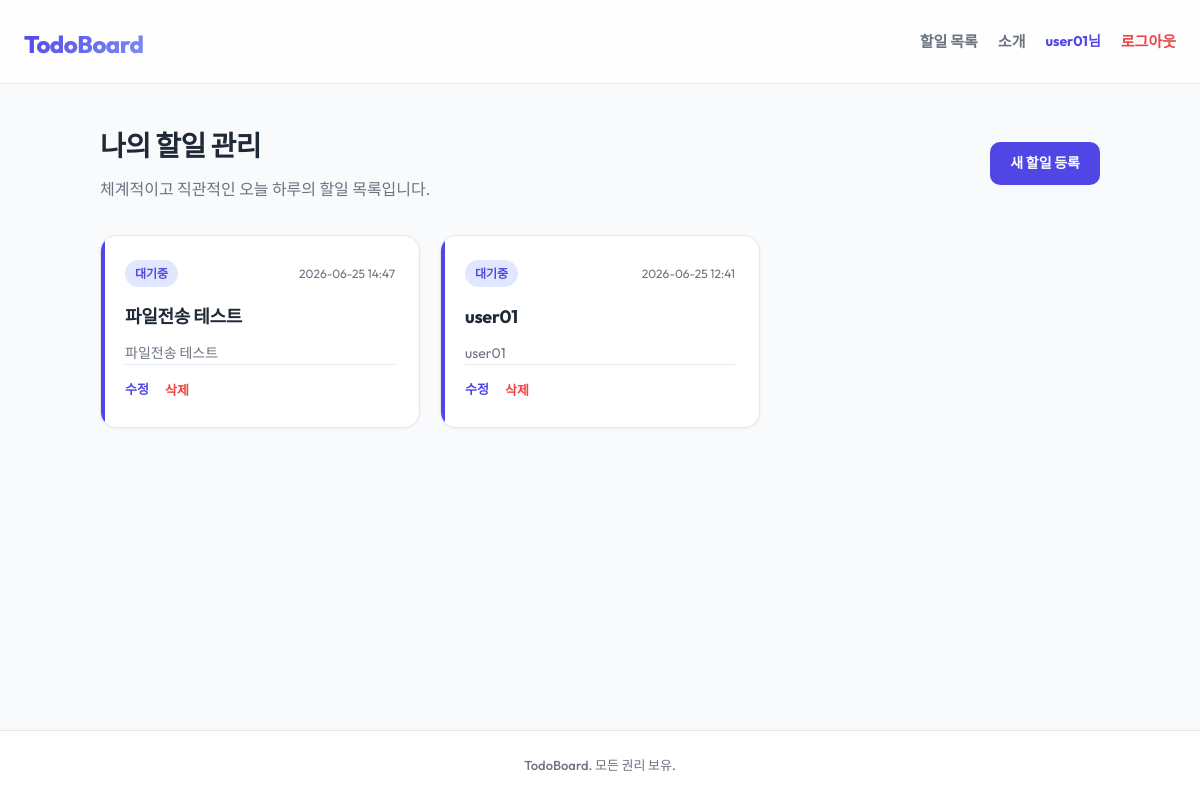
Before: / (signed in) with the older database file.
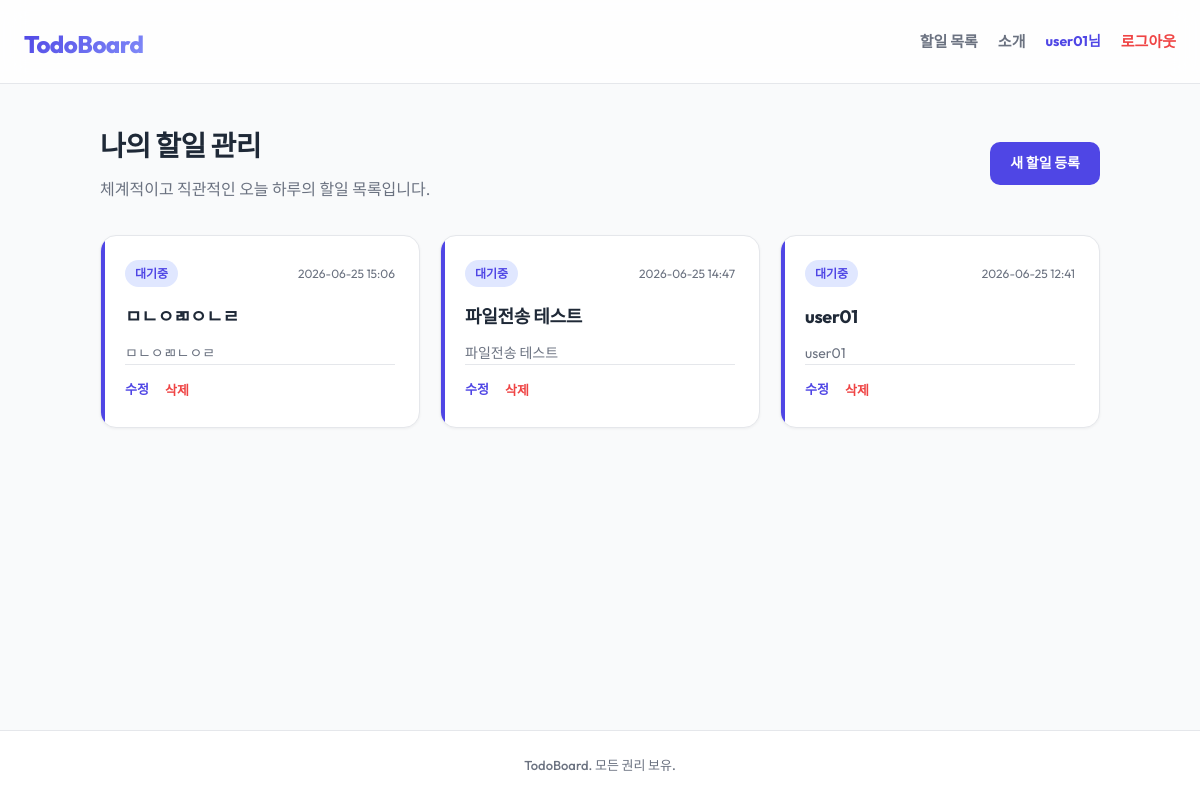
After: the same page with the newer database file.
### todos/models.py (models this page shows, shortened)
class Todo(models.Model):
    image = models.ImageField(upload_to='todos/images/', blank=True, null=True)
    author = models.ForeignKey(
        settings.AUTH_USER_MODEL,
        on_delete=models.CASCADE,
        related_name='todos',
        null=True,
        blank=True
    )
    title = models.CharField(max_length=200)
    content = models.TextField(blank=True)
    is_completed = models.BooleanField(default=False)
    created_at = models.DateTimeField(auto_now_add=True)
    updated_at = models.DateTimeField(auto_now=True)

### todos/views.py (the view)
# urls.py: path('', views.todo_list, name='todo_list'),
@login_required
def todo_list(request):
    todos = Todo.objects.filter(author=request.user).order_by('-created_at')
    return render(request, 'todos/todo_list.html', {'todos': todos})

### todos/templates/todos/todo_list.html (shortened to what this page needs)
{% extends 'todos/base.html' %}
{% block content %}
<div class="content-header">
    <div class="header-text">
        <h2 class="section-title">나의 할일 관리</h2>
        <p class="section-desc">체계적이고 직관적인 오늘 하루의 할일 목록입니다.</p>
    </div>
    <a href="{% url 'todos:todo_create' %}" class="btn btn-primary">새 할일 등록</a>
</div>
<div class="todo-board-container">
    <div class="todo-grid">
        {% for todo in todos %}
            <div class="todo-card {% if todo.is_completed %}completed{% endif %}">
                <div class="todo-card-header">
                    <span class="status-badge">
                        {% if todo.is_completed %}완료{% else %}대기중{% endif %}
                    </span>
                    <span class="todo-date">{{ todo.created_at|date:"Y-m-d H:i" }}</span>
                </div>
                <h3 class="todo-title">{{ todo.title }}</h3>
                {% if todo.content %}
                    <p class="todo-body">{{ todo.content }}</p>
                {% endif %}
                <div class="todo-actions">
                    <a href="{% url 'todos:todo_update' todo.pk %}" class="btn-text">수정</a>
                    <form action="{% url 'todos:todo_delete' todo.pk %}" method="post" class="delete-form" onsubmit="return confirm('정말 이 할일을 삭제하시겠습니까?');">
                        <button type="submit" class="btn-text btn-delete">삭제</button>
                    </form>
                </div>
            </div>
        {% empty %}
            <div class="empty-state">
                <p>등록된 할일이 없습니다. 상단의 '새 할일 등록' 버튼을 눌러 추가해 보세요.</p>
            </div>
        {% endfor %}
    </div>
</div>
{% endblock %}

Changed rows visible on the page:
added Todo: is_completed "대기중", created_at "2026-06-25 15:06", title "ㅁㄴㅇㄻㅇㄴㄹ", content "ㅁㄴㅇㄻㄴㅇㄹ"
